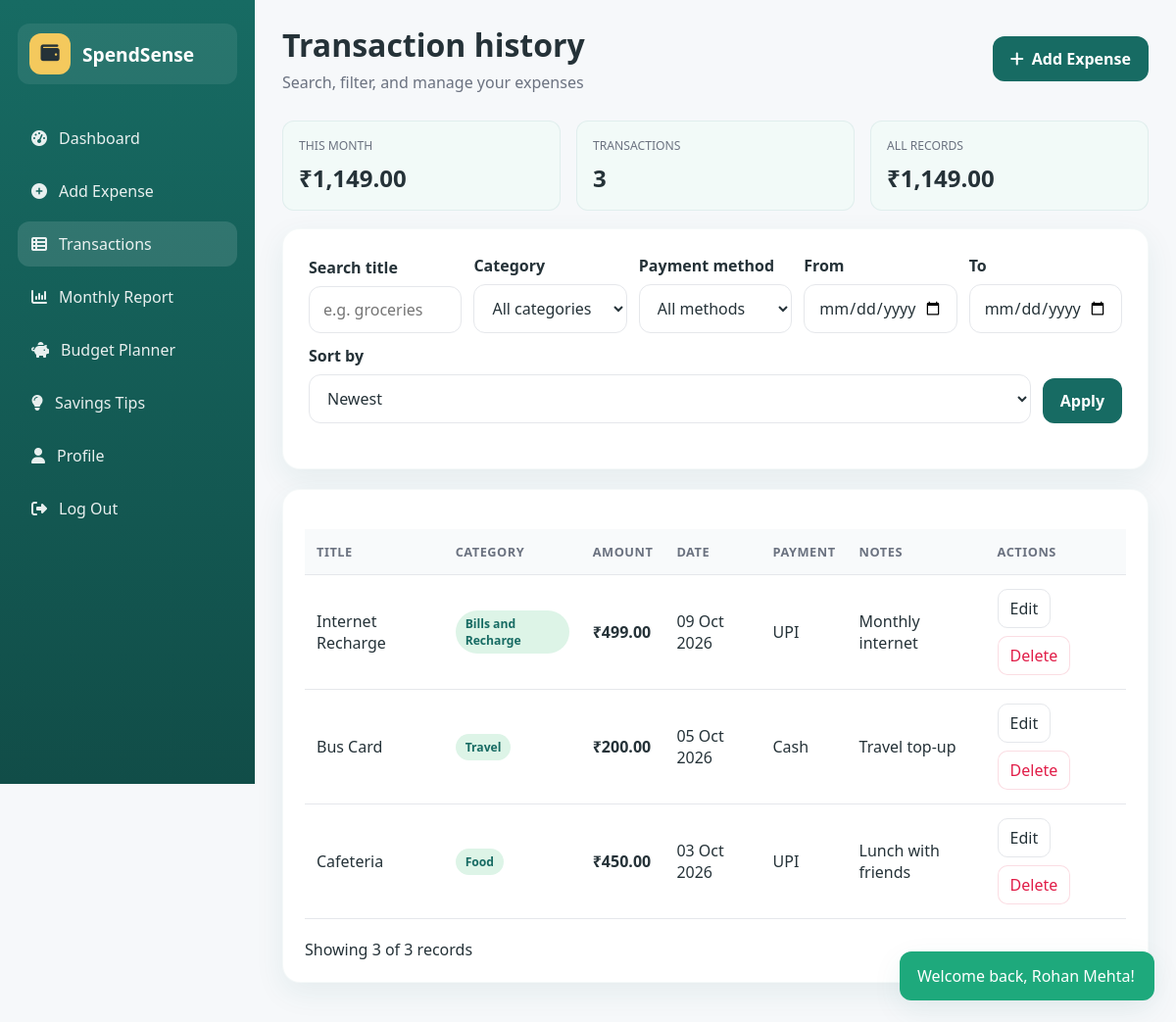
/transactions.php (signed in), run on the app's committed database.
### tables this page shows
CREATE TABLE expenses (
    id INT AUTO_INCREMENT PRIMARY KEY,
    user_id INT NOT NULL,
    title VARCHAR(200) NOT NULL,
    amount DECIMAL(10,2) NOT NULL,
    category VARCHAR(50) NOT NULL,
    expense_date DATE NOT NULL,
    payment_method VARCHAR(50) NOT NULL,
    notes TEXT,
    created_at TIMESTAMP DEFAULT CURRENT_TIMESTAMP,
    updated_at TIMESTAMP DEFAULT CURRENT_TIMESTAMP ON UPDATE CURRENT_TIMESTAMP,
    CONSTRAINT fk_expenses_user FOREIGN KEY (user_id) REFERENCES users(id) ON DELETE CASCADE,
    INDEX idx_expenses_user_date (user_id, expense_date),
    INDEX idx_expenses_category (category),
    INDEX idx_expenses_user (user_id)
);

### includes/functions.php (called while the page is built, shortened)
<?php
function e(string $value): string
{
    return htmlspecialchars($value, ENT_QUOTES, 'UTF-8');
}
function formatCurrency(float $amount): string
{
    return '₹' . number_format($amount, 2, '.', ',');
}
function getPdo(): PDO
{
    static $pdo = null;
    if ($pdo instanceof PDO) {
        return $pdo;
    }
    $dsn = 'mysql:host=' . DB_HOST . ';port=' . DB_PORT . ';dbname=' . DB_NAME . ';charset=utf8mb4';
    $options = [
        PDO::ATTR_ERRMODE => PDO::ERRMODE_EXCEPTION,
        PDO::ATTR_DEFAULT_FETCH_MODE => PDO::FETCH_ASSOC,
        PDO::ATTR_EMULATE_PREPARES => false,
    ];
    try {
        $pdo = new PDO($dsn, DB_USER, DB_PASS, $options);
    } catch (PDOException $e) {
        die('Database connection failed. Please check your XAMPP MySQL configuration.');
    }
    return $pdo;
}
function getMonthlyExpenseSummary(int $userId, int $month, int $year): array
{
    $pdo = getPdo();
    $stmt = $pdo->prepare(
        'SELECT COALESCE(SUM(amount), 0) AS total_expenses, COUNT(*) AS total_transactions
         FROM expenses
         WHERE user_id = :user_id AND MONTH(expense_date) = :month AND YEAR(expense_date) = :year'
    );
    $stmt->execute(['user_id' => $userId, 'month' => $month, 'year' => $year]);
    return $stmt->fetch() ?: ['total_expenses' => 0, 'total_transactions' => 0];
}

### transactions.php (the view, shortened to what this page needs)
<?php
$user = currentUser();
$search = trim($_GET['search'] ?? '');
$fromDate = $_GET['from_date'] ?? '';
$toDate = $_GET['to_date'] ?? '';
$sort = $_GET['sort'] ?? 'newest';
$page = max(1, (int)($_GET['page'] ?? 1));
$perPage = 10;
$pdo = getPdo();
$where = ['user_id = :user_id'];
$params = ['user_id' => (int)$user['id']];
$sortMap = [
    'newest' => 'expense_date DESC, created_at DESC',
    'oldest' => 'expense_date ASC, created_at ASC',
    'highest' => 'amount DESC',
    'lowest' => 'amount ASC',
];
$orderBy = $sortMap[$sort] ?? $sortMap['newest'];
$countSql = 'SELECT COUNT(*) as total FROM expenses WHERE ' . implode(' AND ', $where);
$countStmt = $pdo->prepare($countSql);
$countStmt->execute($params);
$totalRecords = (int)$countStmt->fetchColumn();
$totalPages = max(1, (int)ceil($totalRecords / $perPage));
$page = min($page, $totalPages);
$offset = ($page - 1) * $perPage;
$sql = 'SELECT * FROM expenses WHERE ' . implode(' AND ', $where) . ' ORDER BY ' . $orderBy . ' LIMIT :limit OFFSET :offset';
$stmt = $pdo->prepare($sql);
foreach ($params as $key => $value) {
    $stmt->bindValue(':' . $key, $value, is_int($value) ? PDO::PARAM_INT : PDO::PARAM_STR);
}
$stmt->bindValue(':limit', $perPage, PDO::PARAM_INT);
$stmt->bindValue(':offset', $offset, PDO::PARAM_INT);
$stmt->execute();
$transactions = $stmt->fetchAll();
$monthSummary = getMonthlyExpenseSummary((int)$user['id'], (int)date('n'), (int)date('Y'));
$totalAmount = (float)array_sum(array_map(fn($row) => (float)$row['amount'], $transactions));
require_once __DIR__ . '/includes/header.php';
?>
<div class="app-shell">
    <?php require_once __DIR__ . '/includes/sidebar.php'; ?>
    <main class="content">
        <header class="topbar">
            <div>
                <h1 class="page-title">Transaction history</h1>
                <p class="page-subtitle">Search, filter, and manage your expenses</p>
            </div>
            <a class="btn btn-primary" href="add-expense.php"><i class="fa-solid fa-plus"></i> Add Expense</a>
        </header>
        <div class="summary-row">
            <div class="summary-box">
                <div class="label">This month</div>
                <div class="value"><?= formatCurrency((float)($monthSummary['total_expenses'] ?? 0)) ?></div>
            </div>
            <div class="summary-box">
                <div class="label">Transactions</div>
                <div class="value"><?= (int)($monthSummary['total_transactions'] ?? 0) ?></div>
            </div>
            <div class="summary-box">
                <div class="label">All records</div>
                <div class="value"><?= formatCurrency((float)$totalAmount) ?></div>
            </div>
        </div>
        <div class="card form-card">
            <form method="get" class="filters">
                <div class="field filter-field">
                    <label for="search">Search title</label>
                    <input id="search" name="search" type="text" value="<?= e($search) ?>" placeholder="e.g. groceries">
                </div>
                <div class="field filter-field">
                    <label for="category">Category</label>
                    <select id="category" name="category">
                        <option value="">All categories</option>
                    </select>
                </div>
                <div class="field filter-field">
                    <label for="payment">Payment method</label>
                    <select id="payment" name="payment">
                        <option value="">All methods</option>
                    </select>
                </div>
                <div class="field filter-field">
                    <label for="from_date">From</label>
                    <input id="from_date" name="from_date" type="date" value="<?= e($fromDate) ?>">
                </div>
                <div class="field filter-field">
                    <label for="to_date">To</label>
                    <input id="to_date" name="to_date" type="date" value="<?= e($toDate) ?>">
                </div>
                <div class="field filter-field">
                    <label for="sort">Sort by</label>
                    <select id="sort" name="sort">
                        <option value="newest" <?= $sort === 'newest' ? 'selected' : '' ?>>Newest</option>
                    </select>
                </div>
                <button class="btn btn-primary" type="submit">Apply</button>
            </form>
        </div>
        <div class="card" style="margin-top: 20px;">
            <?php if (empty($transactions)): ?>
                <div class="empty-box">No expenses match your current filter.</div>
            <?php else: ?>
                <div class="table-wrap">
                    <table class="data-table">
                        <thead>
                            <tr>
                                <th>Title</th>
                                <th>Category</th>
                                <th>Amount</th>
                                <th>Date</th>
                                <th>Payment</th>
                                <th>Notes</th>
                                <th>Actions</th>
                            </tr>
                        </thead>
                        <tbody>
                            <?php foreach ($transactions as $transaction): ?>
                                <tr>
                                    <td><?= e($transaction['title']) ?></td>
                                    <td><span class="badge"><?= e($transaction['category']) ?></span></td>
                                    <td class="amount"><?= formatCurrency((float)$transaction['amount']) ?></td>
                                    <td><?= date('d M Y', strtotime($transaction['expense_date'])) ?></td>
                                    <td><?= e($transaction['payment_method']) ?></td>
                                    <td><?= e($transaction['notes'] ?: '—') ?></td>
                                    <td>
                                        <div class="action-group">
                                            <a class="action-btn" href="edit-expense.php?id=<?= (int)$transaction['id'] ?>">Edit</a>
                                            <form method="post" action="delete-expense.php" style="display:inline;">
                                                <button class="action-btn delete" type="submit" data-confirm-delete="yes">Delete</button>
                                            </form>
                                        </div>
                                    </td>
                                </tr>
                            <?php endforeach; ?>
                        </tbody>
                    </table>
                </div>
                <div style="margin-top:20px; display:flex; justify-content:space-between; align-items:center; flex-wrap:wrap; gap:12px;">
                    <div>Showing <?= count($transactions) ?> of <?= (int)$totalRecords ?> records</div>
                </div>
            <?php endif; ?>
        </div>
    </main>
</div>
<?php require_once __DIR__ . '/includes/footer.php'; ?>

### assets/css/style.css (style rules this page uses)
* { box-sizing: border-box; }
:root { --primary: #176B63; --secondary: #DDF4E7; --accent: #F4C95D; --bg: #F6F8FA; --card: #FFFFFF; --text: #253238; --muted: #6B7280; --success: #1ea97c; --warning: #f59e0b; --danger: #e11d48; --border: #E5E7EB; --shadow: 0 10px 30px rgba(23, 107, 99, 0.08); }
html, body { margin: 0; min-height: 100%; font-family: 'Segoe UI', Tahoma, Geneva, Verdana, sans-serif; background: var(--bg); color: var(--text); }
body { min-height: 100vh; }
a { color: inherit; text-decoration: none; }
button, input, select, textarea { font: inherit; }
.app-shell { display: flex; min-height: 100vh; }
.content { flex: 1; padding: 24px 28px 40px; }
.topbar { display: flex; justify-content: space-between; align-items: center; margin-bottom: 28px; }
.page-title { font-size: 2rem; margin: 0; }
.page-subtitle { margin: 6px 0 0; color: var(--muted); }
.btn { display: inline-flex; align-items: center; justify-content: center; gap: 8px; border: none; border-radius: 12px; padding: 12px 18px; font-weight: 600; cursor: pointer; transition: 0.2s ease; }
.btn-primary { background: var(--primary); color: white; }
.card { background: var(--card); border-radius: 18px; padding: 22px; box-shadow: var(--shadow); border: 1px solid rgba(23, 107, 99, 0.04); }
.amount { font-weight: 700; color: var(--text); }
.form-card { padding: 26px; }
.field { display: flex; flex-direction: column; gap: 8px; }
label { font-weight: 600; color: var(--text); }
input, select, textarea { width: 100%; padding: 12px 14px; border-radius: 12px; border: 1px solid var(--border); background: white; color: var(--text); }
.table-wrap { overflow-x: auto; }
.data-table { width: 100%; border-collapse: collapse; margin-top: 18px; }
.data-table th, .data-table td { padding: 14px 12px; text-align: left; border-bottom: 1px solid var(--border); }
.data-table th { background: #f8fafb; color: var(--muted); font-size: 0.8rem; text-transform: uppercase; letter-spacing: 0.04em; }
.badge { display: inline-block; padding: 5px 10px; border-radius: 999px; background: var(--secondary); color: var(--primary); font-size: 0.76rem; font-weight: 700; }
.action-group { display: flex; gap: 8px; flex-wrap: wrap; }
.action-btn { padding: 8px 12px; border-radius: 10px; border: 1px solid var(--border); background: white; color: var(--text); cursor: pointer; }
.action-btn.delete { color: var(--danger); border-color: rgba(225, 29, 72, 0.15); }
.filters { display: flex; flex-wrap: wrap; gap: 12px; align-items: end; margin-bottom: 20px; }
.filter-field { min-width: 150px; flex: 1; }
.summary-row { display: grid; grid-template-columns: repeat(3, minmax(150px, 1fr)); gap: 16px; margin-bottom: 18px; }
.summary-box { background: #f2faf8; border: 1px solid rgba(23, 107, 99, 0.08); border-radius: 12px; padding: 16px; }
.summary-box .label { font-size: 0.76rem; color: var(--muted); text-transform: uppercase; }
.summary-box .value { font-size: 1.5rem; font-weight: 700; margin-top: 8px; }

### data on the page
expenses: title "Internet Recharge", category "Bills and Recharge", amount "₹499.00", expense_date "09 Oct 2026", payment_method "UPI", notes "Monthly internet"
expenses: title "Bus Card", category "Travel", amount "₹200.00", expense_date "05 Oct 2026", payment_method "Cash", notes "Travel top-up"
expenses: title "Cafeteria", category "Food", amount "₹450.00", expense_date "03 Oct 2026", payment_method "UPI", notes "Lunch with friends"

### other printed values
$message "Welcome back, Rohan Mehta!"
formatCurrency((float)($monthSummary['total_expenses'] ?? 0)) "₹1,149.00"
$monthSummary['total_transactions'] "3"
formatCurrency((float)$totalAmount) "₹1,149.00"
count($transactions) "3"
$totalRecords "3"
